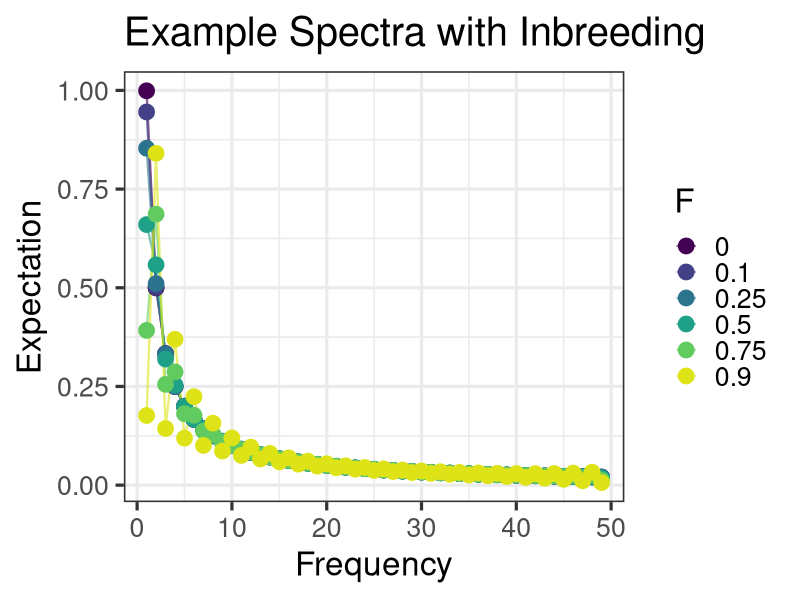

Write the R code that produced this figure.
# Check if tidyverse is installed
if("tidyverse" %in% rownames(installed.packages()) == FALSE){
  print("Package viridis is not installed. Installing now...")
  install.packages("viridis")
}

# Check if viridis is installed
if("viridis" %in% rownames(installed.packages()) == FALSE){
  print("Package viridis is not installed. Installing now...")
  install.packages("viridis")
}

# Load libraries
library(tidyverse)
library(viridis)

# Read in spectra, reorder, and convert Fis to factor
df <- read_csv("spectra.csv")
df <- df[order(df$Fis),]
df2 <- data.frame(F=as.factor(df$Fis),Frequency=df$X,Expectation=df$Y)

# Make plot and save
p <- df2 %>% ggplot(aes(Frequency,Expectation,group=F,color=F)) + 
  geom_line(size=0.8,alpha=0.6) +
  geom_point(size=5) +
  theme_bw(base_size = 24) +
  scale_color_viridis(end=0.95,discrete=TRUE) +
  ggtitle("Example Spectra with Inbreeding")

ggsave("inbreeding-spectra.pdf", height=8, width=12)
